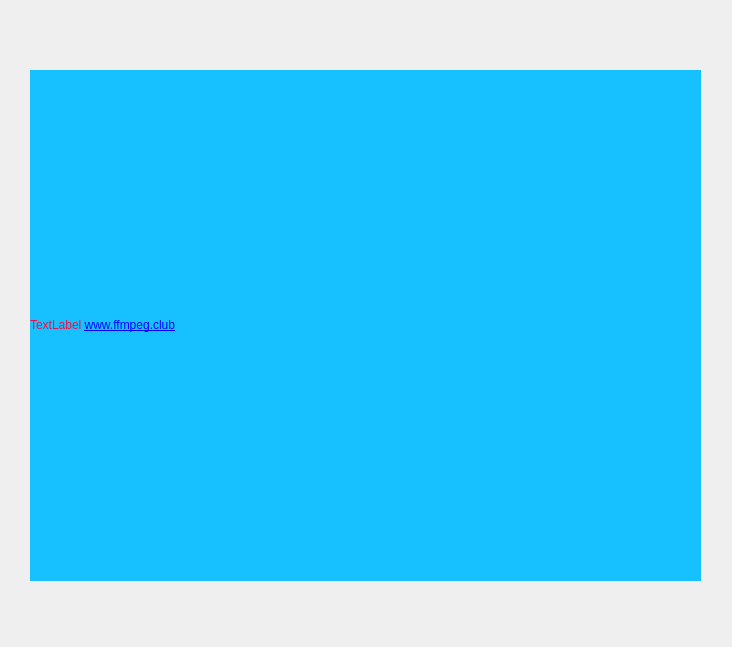
<?xml version="1.0" encoding="UTF-8"?>
<ui version="4.0">
 <class>QLabelEditClass</class>
 <widget class="QWidget" name="QLabelEditClass">
  <property name="geometry">
   <rect>
    <x>0</x>
    <y>0</y>
    <width>732</width>
    <height>647</height>
   </rect>
  </property>
  <property name="windowTitle">
   <string>QLabelEdit</string>
  </property>
  <widget class="QLabel" name="label">
   <property name="geometry">
    <rect>
     <x>30</x>
     <y>70</y>
     <width>671</width>
     <height>511</height>
    </rect>
   </property>
   <property name="styleSheet">
    <string notr="true">background-color: rgb(23, 193, 255);
color: rgb(241, 13, 66);
font: 18pt &quot;黑体&quot;;</string>
   </property>
   <property name="text">
    <string>&lt;html&gt;&lt;head/&gt;&lt;body&gt;&lt;p&gt;TextLabel &lt;a href=&quot;www.ffmpeg.club&quot;&gt;&lt;span style=&quot; text-decoration: underline; color:#0000ff;&quot;&gt;www.ffmpeg.club&lt;/span&gt;&lt;/a&gt;&lt;/p&gt;&lt;/body&gt;&lt;/html&gt;</string>
   </property>
   <property name="textFormat">
    <enum>Qt::RichText</enum>
   </property>
   <property name="textInteractionFlags">
    <set>Qt::LinksAccessibleByKeyboard|Qt::LinksAccessibleByMouse|Qt::TextBrowserInteraction|Qt::TextEditable|Qt::TextEditorInteraction|Qt::TextSelectableByKeyboard|Qt::TextSelectableByMouse</set>
   </property>
  </widget>
 </widget>
 <layoutdefault spacing="6" margin="11"/>
 <resources>
  <include location="qlabeledit.qrc"/>
 </resources>
 <connections>
  <connection>
   <sender>label</sender>
   <signal>linkHovered(QString)</signal>
   <receiver>QLabelEditClass</receiver>
   <slot>Hov(QString)</slot>
   <hints>
    <hint type="sourcelabel">
     <x>504</x>
     <y>332</y>
    </hint>
    <hint type="destinationlabel">
     <x>512</x>
     <y>710</y>
    </hint>
   </hints>
  </connection>
 </connections>
 <slots>
  <slot>Act(QString)</slot>
  <slot>Hov(QString)</slot>
 </slots>
</ui>
